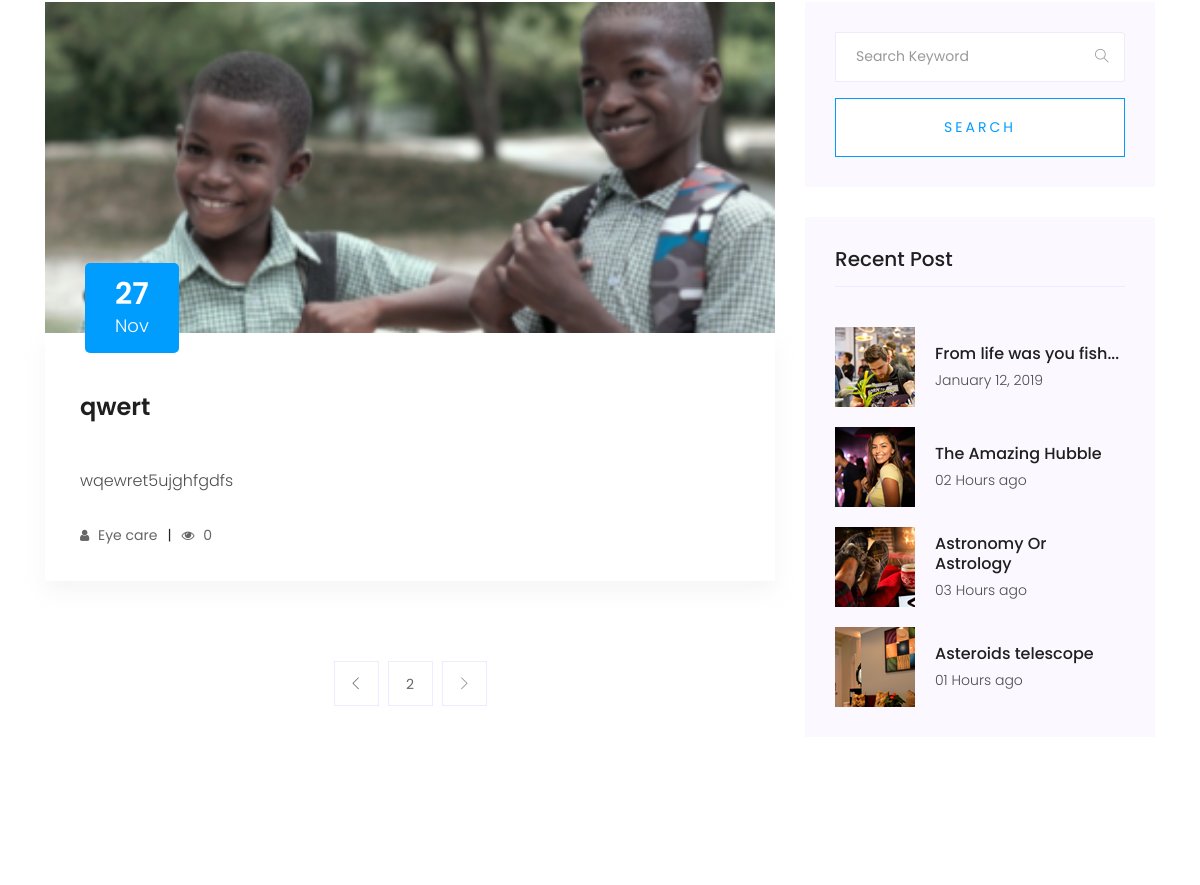
The app's page /post?page=2 (middle part), older data.
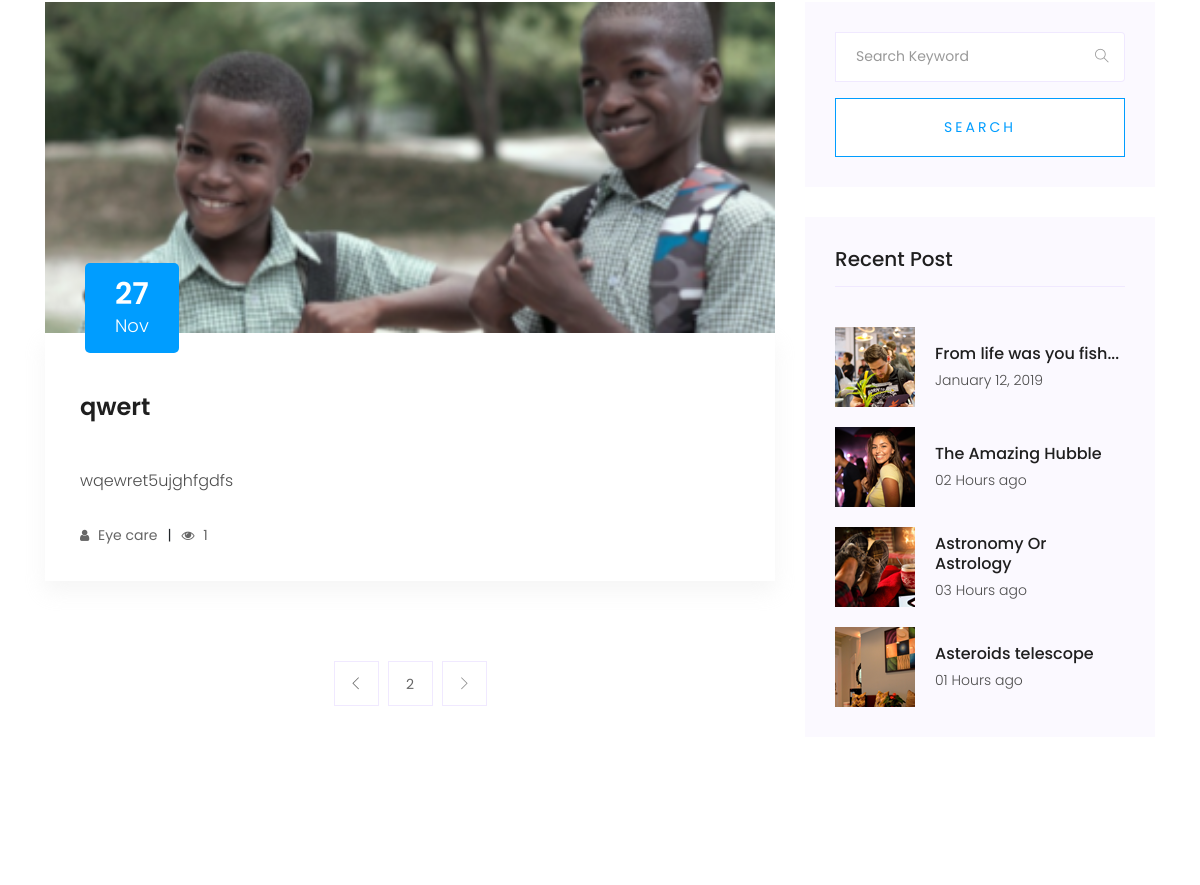
The same page, newer data.
### app/models.py (models this page shows, shortened)
class Post(models.Model):
    image = models.ImageField(upload_to='blog')
    title = models.CharField(max_length=255)
    created_on = models.DateTimeField(auto_now_add=True)
    updated_on = models.DateTimeField(auto_now= True)
    views = models.PositiveIntegerField(default=0)
    author = models.ForeignKey(User, on_delete= models.CASCADE,related_name='blog_post')
    category = models.ForeignKey(Category, null=True, blank=True, on_delete=models.CASCADE)
    slug = models.SlugField(max_length=300, unique=True)
    content = RichTextField()

class Category(models.Model):
    name = models.CharField(max_length=255)
    description = models.CharField(max_length=255)
    def __str__(self):
        return self.name

### app/views.py (the view)
# urls.py: path('post', views.post, name='post'),
def post(request):
    return handle_form_submission(request, 'blog.html', 'post')

### app/forms.py
class ContactForm(forms.Form):
    name = forms.CharField(required=True, label = 'Name', widget= forms.TextInput(attrs={'placeholder':'Enter full name', 'class': 'form-control'}))
    email = forms.EmailField(required=True,label = 'email', widget= forms.TextInput(attrs={'placeholder':'Enter your mail', 'class': 'form-control'}))
    subject = forms.CharField(required=True,label = 'subject', widget= forms.TextInput(attrs={'placeholder':'Subject', 'class': 'form-control'}))
    message = forms.CharField(required=True,label = 'message', widget= forms.Textarea(attrs={'placeholder':'Message', 'class': 'form-control'}))

### app/templates/blog.html (shortened to what the changed rows need)
{% extends 'base.html' %}
{% load static %}
{% block content %}
    <section class="blog_area section-padding">
        <div class="container">
            <div class="row">
                <div class="col-lg-8 mb-5 mb-lg-0">
                    <div class="blog_left_sidebar">
                        {% if page_obj %}
                            {% for post in page_obj %}
                                <article class="blog_item">
                                    <div class="blog_item_img">
                                        <img class="card-img rounded-0" src="{{ post.image.url }}" alt="">
                                        <a href="#" class="blog_item_date">
                                            <h3>{{ post.created_on|date:"d" }}</h3>
                                            <p>{{ post.created_on|date:"M" }}</p>
                                        </a>
                                    </div>
                                    <div class="blog_details">
                                        <a class="d-inline-block" href="{% url 'single_blog' post.slug %}">
                                            <h2>{{ post.title }}</h2>
                                        </a>
                                        <p>{{ post.content|truncatewords:25|safe }}</p>
                                        <ul class="blog-info-link">
                                            <li><a href="#"><i class="fa fa-user"></i> {{ post.category }}</a></li>
                                            <li><a href="#"><i class="fa fa-eye"></i> {{ post.views }}</a></li>
                                        </ul>
                                    </div>
                                </article>
                            {% endfor %}
                            {% else %}
                                <div class="alert alert-info" role="alert">
                                    No content found!
                                </div>
                            {% endif %}
                    </div>
                </div>
            </div>
        </div>
    </section>
    {% endblock %}

Row changes from the older to the newer data that the page shows:
changed Post "qwert": views "0" → "1"
